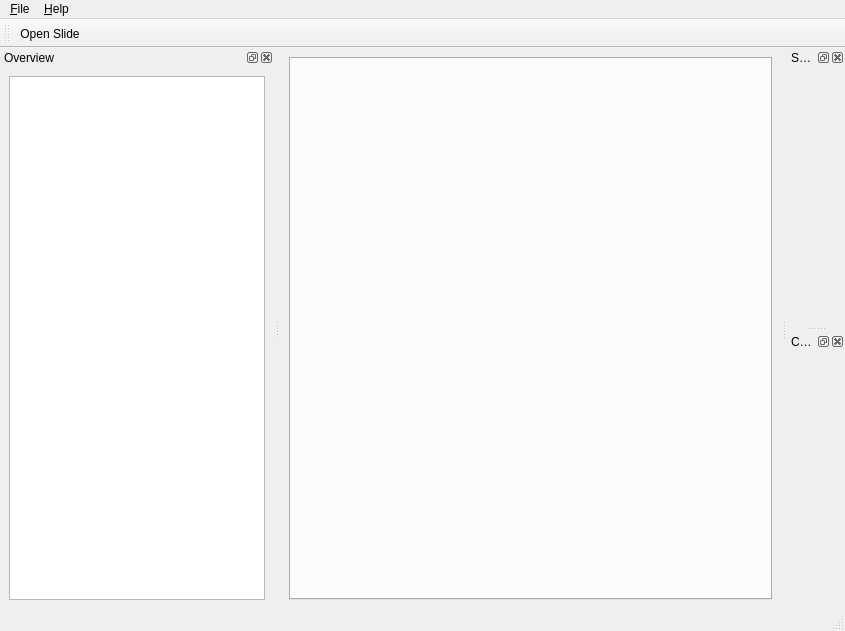
<?xml version="1.0" encoding="UTF-8"?>
<ui version="4.0">
 <class>MainWindow</class>
 <widget class="QMainWindow" name="MainWindow">
  <property name="geometry">
   <rect>
    <x>0</x>
    <y>0</y>
    <width>845</width>
    <height>631</height>
   </rect>
  </property>
  <property name="windowTitle">
   <string>HistoSlider</string>
  </property>
  <widget class="QWidget" name="centralWidget">
   <layout class="QVBoxLayout" name="verticalLayoutCentral">
    <item>
     <widget class="QTabWidget" name="tabWidget">
      <property name="currentIndex">
       <number>-1</number>
      </property>
      <property name="documentMode">
       <bool>false</bool>
      </property>
      <property name="tabBarAutoHide">
       <bool>false</bool>
      </property>
     </widget>
    </item>
   </layout>
  </widget>
  <widget class="QMenuBar" name="menuBar">
   <property name="geometry">
    <rect>
     <x>0</x>
     <y>0</y>
     <width>845</width>
     <height>22</height>
    </rect>
   </property>
   <widget class="QMenu" name="menuFile">
    <property name="title">
     <string>&amp;File</string>
    </property>
    <addaction name="actionOpenWorkspace"/>
    <addaction name="actionSaveWorkspace"/>
    <addaction name="separator"/>
    <addaction name="actionOpenSlide"/>
    <addaction name="separator"/>
    <addaction name="actionExit"/>
   </widget>
   <widget class="QMenu" name="menuHelp">
    <property name="title">
     <string>&amp;Help</string>
    </property>
    <addaction name="actionAbout"/>
   </widget>
   <addaction name="menuFile"/>
   <addaction name="menuHelp"/>
  </widget>
  <widget class="QStatusBar" name="statusBar"/>
  <widget class="QToolBar" name="toolBar">
   <property name="windowTitle">
    <string>toolBar</string>
   </property>
   <attribute name="toolBarArea">
    <enum>TopToolBarArea</enum>
   </attribute>
   <attribute name="toolBarBreak">
    <bool>false</bool>
   </attribute>
   <addaction name="actionOpenSlide"/>
  </widget>
  <widget class="QDockWidget" name="dockWidgetOverview">
   <property name="windowTitle">
    <string>Overview</string>
   </property>
   <attribute name="dockWidgetArea">
    <number>1</number>
   </attribute>
   <widget class="QWidget" name="dockWidgetContentsOverview">
    <layout class="QVBoxLayout" name="verticalLayoutOverview">
     <item>
      <widget class="QTreeView" name="treeViewOverview">
       <property name="contextMenuPolicy">
        <enum>Qt::CustomContextMenu</enum>
       </property>
       <property name="selectionMode">
        <enum>QAbstractItemView::SingleSelection</enum>
       </property>
       <property name="selectionBehavior">
        <enum>QAbstractItemView::SelectRows</enum>
       </property>
      </widget>
     </item>
    </layout>
   </widget>
  </widget>
  <widget class="QDockWidget" name="dockWidgetSettings">
   <property name="windowTitle">
    <string>Settings</string>
   </property>
   <attribute name="dockWidgetArea">
    <number>2</number>
   </attribute>
   <widget class="QWidget" name="dockWidgetContentsSettings">
    <layout class="QVBoxLayout" name="verticalLayoutSettings"/>
   </widget>
  </widget>
  <widget class="QDockWidget" name="dockWidgetChannels">
   <property name="windowTitle">
    <string>Channels</string>
   </property>
   <attribute name="dockWidgetArea">
    <number>2</number>
   </attribute>
   <widget class="QWidget" name="dockWidgetContentsChannels">
    <layout class="QVBoxLayout" name="verticalLayoutChannels"/>
   </widget>
  </widget>
  <action name="actionExit">
   <property name="icon">
    <iconset resource="../../resources/resources.qrc">
     <normaloff>:/icons/exit.png</normaloff>:/icons/exit.png</iconset>
   </property>
   <property name="text">
    <string>E&amp;xit</string>
   </property>
   <property name="shortcutVisibleInContextMenu">
    <bool>false</bool>
   </property>
  </action>
  <action name="actionAbout">
   <property name="text">
    <string>About</string>
   </property>
  </action>
  <action name="actionOpenSlide">
   <property name="icon">
    <iconset resource="../../resources/resources.qrc">
     <normaloff>:/icons/open.svg</normaloff>:/icons/open.svg</iconset>
   </property>
   <property name="text">
    <string>Open Slide</string>
   </property>
   <property name="toolTip">
    <string>Open slide...</string>
   </property>
  </action>
  <action name="actionOpenWorkspace">
   <property name="icon">
    <iconset resource="../../resources/resources.qrc">
     <normaloff>:/icons/open.svg</normaloff>:/icons/open.svg</iconset>
   </property>
   <property name="text">
    <string>Open Workspace</string>
   </property>
   <property name="toolTip">
    <string>Open workspace...</string>
   </property>
  </action>
  <action name="actionSaveWorkspace">
   <property name="icon">
    <iconset resource="../../resources/resources.qrc">
     <normaloff>:/icons/icons8-save-16.png</normaloff>:/icons/icons8-save-16.png</iconset>
   </property>
   <property name="text">
    <string>Save Workspace</string>
   </property>
   <property name="toolTip">
    <string>Save workspace...</string>
   </property>
  </action>
  <zorder>dockWidgetSettings</zorder>
  <zorder>dockWidgetChannels</zorder>
 </widget>
 <resources>
  <include location="../../resources/resources.qrc"/>
 </resources>
 <connections/>
</ui>
